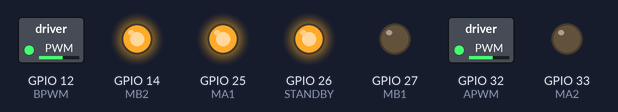
Bench run of a sketch on a simulated ESP32. Shown: switched loads named in the sketch (green lamp = pin HIGH), output pins drawn as LEDs (lit = HIGH).

Above: at 0.05 s.
At 4.5 s:
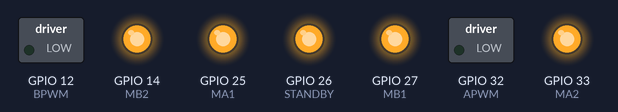
At 8.95 s:
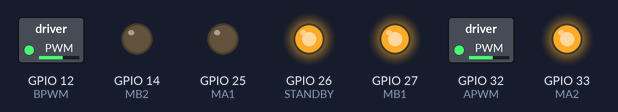
Timing chart, 0 to 11.7 s (numbered marks = the images above):
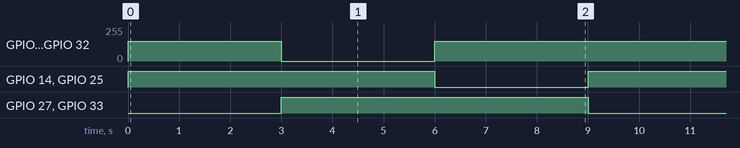

Measured:
- by itself, GPIO 12 (BPWM), GPIO 32 (APWM): repeats every 9.0 s: 0/255 3.0 s, 150/255 6.0 s
- by itself, GPIO 14 (MB2), GPIO 25 (MA1), GPIO 27 (MB1), GPIO 33 (MA2): alternates HIGH for 6.0 s and LOW for 3.0 s

The sketch:

TB6612FNG_example_ForwardReleaseBackward.ino
```cpp
//
//  UAVionics example codes
//  TB6612FNG motor driver
//

// Left motor = Motor A / Motor 1
// Right motor = Motor B / Motor 2
// Motor controller pins, keep in mind the PWM defines must be on PWM pins
#define APWM           32
#define MA2            33
#define MA1            25
#define STANDBY        26
#define MB1            27
#define MB2            14
#define BPWM           12


// conversion of motor direction to integers
int FORWARD = 0;
int BACKWARD = 1;
int RELEASE = 2;


// register motor direction for counter
int direction1 = RELEASE;
int direction2 = RELEASE;


// control variable for motor speed
int PWM_val1 = 0;
int PWM_val2 = 0;


// set pinModes of defined motor controller input pins
void setupMotors()
{ // Setup motor pins and initialize motors

  pinMode(MA1, OUTPUT);
  pinMode(MA2, OUTPUT);
  pinMode(APWM, OUTPUT);
  pinMode(MB1, OUTPUT);
  pinMode(MB2, OUTPUT);
  pinMode(BPWM, OUTPUT);
  pinMode(STANDBY, OUTPUT);

  digitalWrite(STANDBY, HIGH); // HIGH if controlling motor

  // initialize motor speeds to 0, ranges from 0-255 on pwm pins
  motor1setSpeed(0);
  motor2setSpeed(0);

  // initialize motor to RELEASE (brake) mode, can be set to FORWARD and BACKWARD
  motor1run(RELEASE);
  motor2run(RELEASE);
}


// function to set motor1's direction
void motor1run(int direct)
{ // set pin logic for motor A direction
  if (direct == FORWARD)
  {
    digitalWrite(STANDBY, HIGH);
    digitalWrite(MA1, HIGH);
    digitalWrite(MA2, LOW);
  }
  else if (direct == BACKWARD)
  {
    digitalWrite(STANDBY, HIGH);
    digitalWrite(MA1, LOW);
    digitalWrite(MA2, HIGH);
  }
  else if (direct == RELEASE)
  {
    digitalWrite(STANDBY, HIGH);
    digitalWrite(MA1, HIGH);
    digitalWrite(MA2, HIGH);
  }
}


// function to set motor2's direction
void motor2run(int direct)
{ // set pin logic for motor B direction
  if (direct == FORWARD)
  {
    digitalWrite(STANDBY, HIGH);
    digitalWrite(MB1, LOW);
    digitalWrite(MB2, HIGH);
  }
  else if (direct == BACKWARD)
  {
    digitalWrite(STANDBY, HIGH);
    digitalWrite(MB1, HIGH);
    digitalWrite(MB2, LOW);
  }
  else if (direct == RELEASE)
  {
    digitalWrite(STANDBY, HIGH);
    digitalWrite(MB1, HIGH);
    digitalWrite(MB2, HIGH);
  }
}


// function to set motor1's speed
void motor1setSpeed(int Speed)
{ // set pin pwm for motor A direction
  analogWrite(APWM, Speed);
}

// function to set motor2's speed
void motor2setSpeed(int Speed)
{ // set pin pwm for motor B direction
  analogWrite(BPWM, Speed);
}


void setup() {
  // put your setup code here, to run once:

  // run function to initialize motor pins and states
  setupMotors();
}

void loop() {
  // put your main code here, to run repeatedly:

  // set motor direction to forward for Motor A and B
  direction1 = FORWARD;
  direction2 = FORWARD;

  // set motor speed to 150 for Motor A and B
  PWM_val1 = 150;
  PWM_val2 = 150;

  // send motor variables to motor functions
  motor1run(direction1);
  motor2run(direction2);
  motor1setSpeed(abs(PWM_val1));
  motor2setSpeed(abs(PWM_val2));


  // wait for 3 seconds
  delay(3000);


  // set motor direction to release for Motor A and B
  direction1 = RELEASE;
  direction2 = RELEASE;

  // set motor speed to 150 for Motor A and B
  PWM_val1 = 0;
  PWM_val2 = 0;

  // send motor variables to motor functions
  motor1run(direction1);
  motor2run(direction2);
  motor1setSpeed(abs(PWM_val1));
  motor2setSpeed(abs(PWM_val2));


  // wait for 3 seconds
  delay(3000);


  // set motor direction to release for Motor A and B
  direction1 = BACKWARD;
  direction2 = BACKWARD;

  // set motor speed to 150 for Motor A and B
  PWM_val1 = 150;
  PWM_val2 = 150;

  // send motor variables to motor functions
  motor1run(direction1);
  motor2run(direction2);
  motor1setSpeed(abs(PWM_val1));
  motor2setSpeed(abs(PWM_val2));

  // wait for 3 seconds
  delay(3000);


}
```
